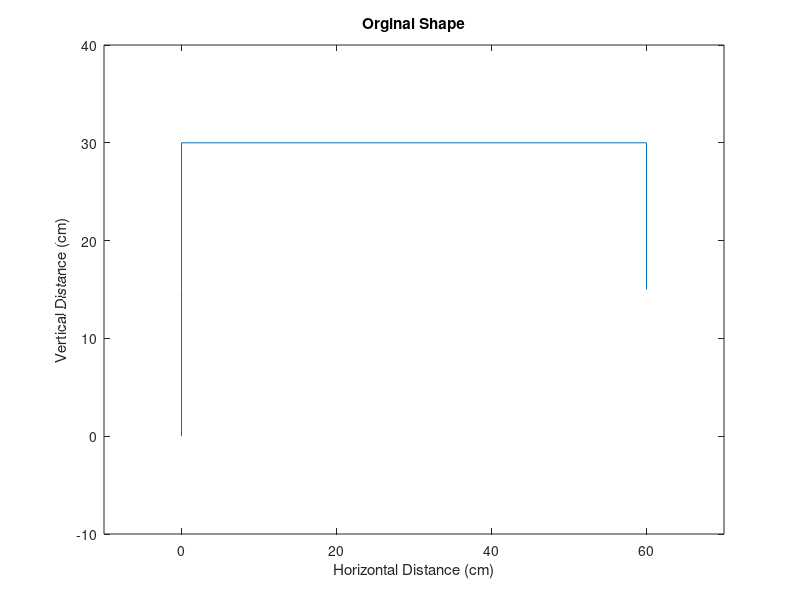
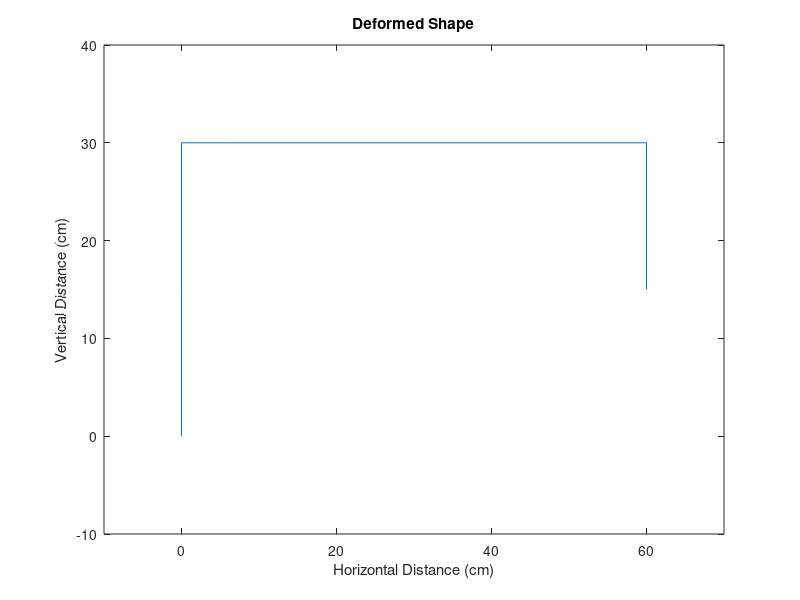

The MATLAB source for these figures, in order:
clear all

%This code is for Question 1, Part A, Part ii. Which is 4 elements with the
%left hand support being fixed and the right hand being pinned.

numberElements=4; %4 elements to analyse for
numberNodes=numberElements+1; %nodes=elements+1
dofNode=3; %the degrees of freedom per node is 3 for a frame analysis
nodesEl=2; %nodes per element is 2; i and j
dofEl=dofNode*nodesEl; %Degree of freedom per element is dof per node * nodes per element

%Discretisation process

elementNodes=[1 2; 2 3; 3 4; 4 5]; % the global noding system
nodeCoordinates=[0 0; 0 15; 0 30; 60 30; 60 15]; %Coordinates for the node positions
bcDof=[1,2,3,13,14]; %NOTE node 15 is missing as a pinned support is present, meaning rotation is ALLOWED

A=200; %cm^2 units
E=20*10^6 %N/cm^2 units
I=10^4*6; %cm^4 units

P=[0;0;0;150000;0;0;0;0;0;0;0;0;0;0;0]; %Horizontal force applied at node two

xx=nodeCoordinates(:,1); %Extracting the x coordinates
yy=nodeCoordinates(:,2); %Extracting the y coordinates
sysDof=dofNode*numberNodes; %Degrees of freedom for the whole system
noConstraints=length(bcDof); %The number of constraints used in a later loop is equal to the number of boundary conditions
elDofs=zeros(numberElements,dofEl); %Sizing a matrix to store the element degrees of freedom

K=zeros(sysDof,sysDof); %Sizing the global stiffness matrix


for e=1:numberElements
    elDofs(e,1)=(elementNodes(e,1)*3)-2; % dof U3i-2
    elDofs(e,2)=(elementNodes(e,1)*3)-1; %dof U3i-1
    elDofs(e,3)=(elementNodes(e,1)*3); %dof U3i
    elDofs(e,4)=(elementNodes(e,2)*3)-2; %dof U3j-2
    elDofs(e,5)=(elementNodes(e,2)*3)-1; %dof U3j-1
    elDofs(e,6)=(elementNodes(e,2)*3); %dof U3j
    index1=elementNodes(e,1); %Calls node i DOFs
    index2=elementNodes(e,2); %Calls node j DOFs
    xx1=xx(index1); %x_i coordinate
    xx2=xx(index2);%x_j coordinate
    yy1=yy(index1); %y_i coordinate
    yy2=yy(index2); %y_j coordinate
    L=((xx2-xx1)^2+(yy2-yy1)^2)^0.5; %Length of element e calculation
    c=(xx2-xx1)/L; %cos(pheta) equal
    s=(yy2-yy1)/L; %sin(pheta) equal
    ALI=A*L^2/I; %A and I constants for every element, length is specific
    EIL=E*I/L^3; %E and I constants for every element, length is specific
    
    
    Te=[c s 0 0 0 0; -s c 0 0 0 0; 0 0 1 0 0 0; 0 0 0 c s 0; 0 0 0 -s c 0; 0 0 0 0 0 1]; %Transformation matrix
    kebar=EIL*[ALI 0 0 -ALI 0 0; 0 12 6*L 0 -12 6*L; 0 6*L 4*L^2 0 -6*L 2*L^2; -ALI 0 0 ALI 0 0; 0 -12 -6*L 0 12 -6*L; 0 6*L 2*L^2 0 -6*L 4*L^2]; %element stiffness before transformation
    ke=transpose(Te)*kebar*Te; %tranformed element stiffness
    
    K(3*e-2:3*e+3,3*e-2:3*e+3)=K(3*e-2:3*e+3,3*e-2:3*e+3)+ke; %Assembly procedure
end

%Setting the rows and columns to 0 for specific boundary conditions

for c=1:noConstraints
    i=bcDof(c);
    j=bcDof(c);
    K(i,:)=0;
    K(:,j)=0;
    P(i)=0;
end


activeDof=setdiff([1:sysDof],[bcDof]);  %produce a list of active DOFs
Kr = K(activeDof,activeDof);    %produce a reduced stiffness matrix
Fr = P(activeDof);  


U=Kr\Fr; %Calculating the displacements and rotations present

%Resizing the displacement and rotation matrix

uFinal=zeros(3*4+3,1)
uFinal(4:3*4,1)=U(1:size(U)-1,1);
uFinal(3*4+3,1)=U(3*4-2,1);

%POST PROCESSING

nodalForce = K*uFinal; %Forces and moments in each node
elementForce = zeros(numberElements,dofEl); %Sizing the element forces for each degree of freedom for every element

for e = 1:numberElements
    elDofs(e,1) = (elementNodes(e,1)*3)-2;      %dof U_3i-2
    elDofs(e,2) = (elementNodes(e,1)*3)-1;      %dof U_3i-1
    elDofs(e,3) = (elementNodes(e,1)*3);        %dof U_3i
    elDofs(e,4) = (elementNodes(e,2)*3)-2;      %dof U_3j-2
    elDofs(e,5) = (elementNodes(e,2)*3)-1;      %dof U_3j-1
    elDofs(e,6) = (elementNodes(e,2)*3);        %dof U_3j
    index1 = elementNodes(e,1);                 %calls node i DOFs
    index2 = elementNodes(e,2);                 %calls node j DOFs
    xx1 = xx(index1);                           %x_i coordinates
    xx2 = xx(index2);                           %x_j coordinates
    yy1 = yy(index1);                           %y_i coordinates
    yy2 = yy(index2);                           %y_j coordinates
    L = (((xx2-xx1)^2)+((yy2-yy1)^2))^(0.5); %element length calculation
    C(e) = (xx2-xx1)/L;                      %element cosine calculation
    S(e) = (yy2-yy1)/L;                      %element sine calculation
    c = C(e);                                   %renamed for convenience
    s = S(e);                                   %renamed for convenience
    cs = c*s;                                   %definition
    c2 = c^2;                                   %definition
    s2 = s^2;                                   %definition
    ALI=A*L^2/I;
    EIL=E*I/L^3;                               %definition


    Te=[c s 0 0 0 0; -s c 0 0 0 0; 0 0 1 0 0 0; 0 0 0 c s 0; 0 0 0 -s c 0; 0 0 0 0 0 1]; %Transformation matrix of a frame
    kebar=EIL*[ALI 0 0 -ALI 0 0; 0 12 6*L 0 -12 6*L; 0 6*L 4*L^2 0 -6*L 2*L^2; -ALI 0 0 ALI 0 0; 0 -12 -6*L 0 12 -6*L; 0 6*L 2*L^2 0 -6*L 4*L^2]; %element stiffness matrix NOT transformed
    ke=transpose(Te)*kebar*Te %Transformed element stiffness matrix



    gDof = elDofs(e,:);
    cDofStart = gDof(1);
    cDofEnd = gDof(end);
    uCurrent = uFinal(cDofStart:cDofEnd);
    elementForce(e,:) = ke*uCurrent; %Element forces calculated for its' 6 DoF
end

Xdisp=zeros(size(xx)); %Sizing a matrix specifically for x displacements
Ydisp=zeros(size(yy)); %Sizing a matrix specifically for y displacements

Xdisp(2:numberNodes-1,1)=U(1:3:(numberNodes-2)*3,1); %Storing data in appropriate locations
Ydisp(2:numberNodes-1,1)=U(2:3:(numberNodes-2)*3+1,1); %Storing data in appropriate locations



%Plotting and labelling the orginal shape
plot(xx,yy)
hold on
axis([-10 max(xx)+10 -10 max(yy)+10])
xlabel('Horizontal Distance (cm)');
ylabel('Vertical Distance (cm)');
title('Orginal Shape');
hold off

%Plotting and labbeling the deformed shape
Xfinal=nodeCoordinates(:,1)+Xdisp(:,1); %The final x coordinate positions after loading
Yfinal=nodeCoordinates(:,2)+Ydisp(:,1); %The final y coordiante positions after loading
figure
plot(Xfinal, Yfinal)
hold on
axis([-10 max(Xfinal)+10 -10 max(Yfinal)+10])
xlabel('Horizontal Distance (cm)');
ylabel('Vertical Distance (cm)');
title('Deformed Shape');
hold off
    